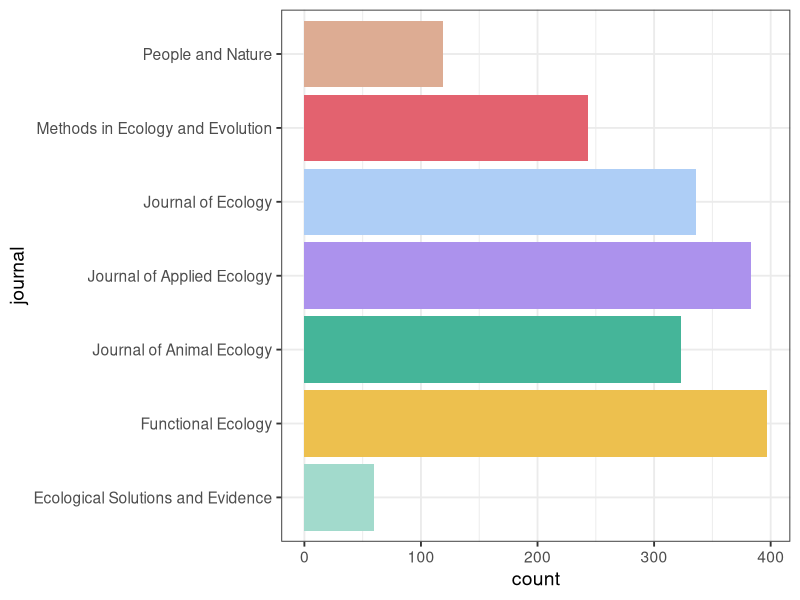
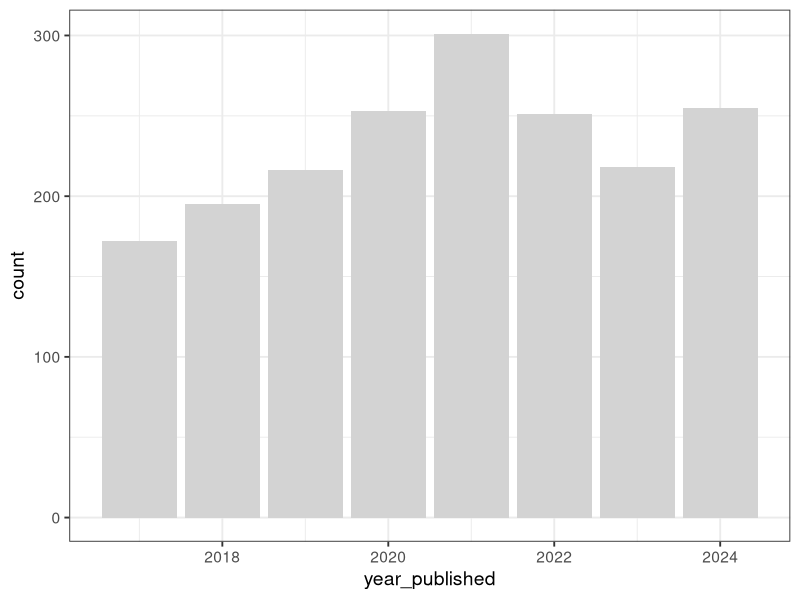
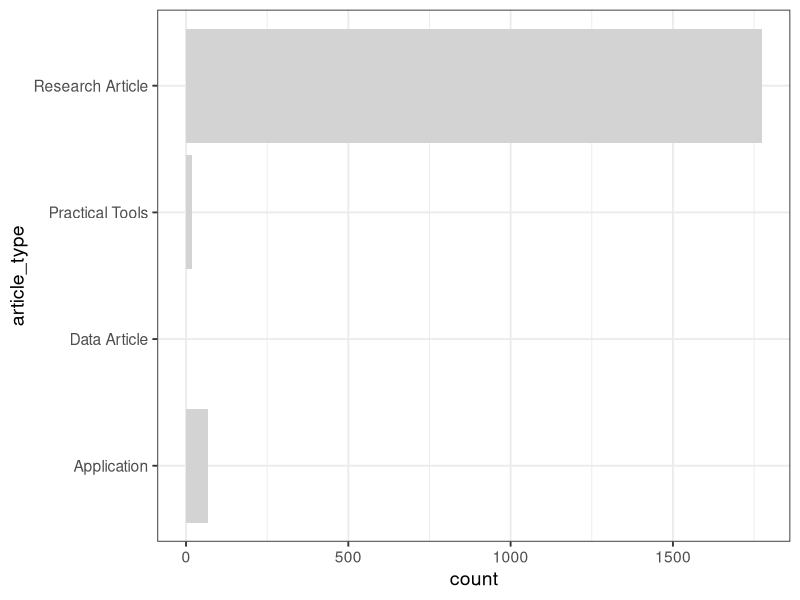
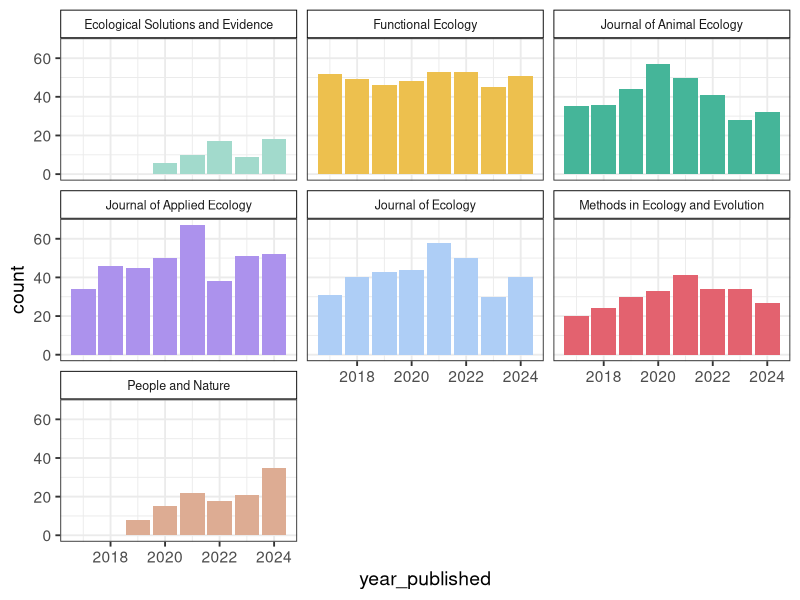
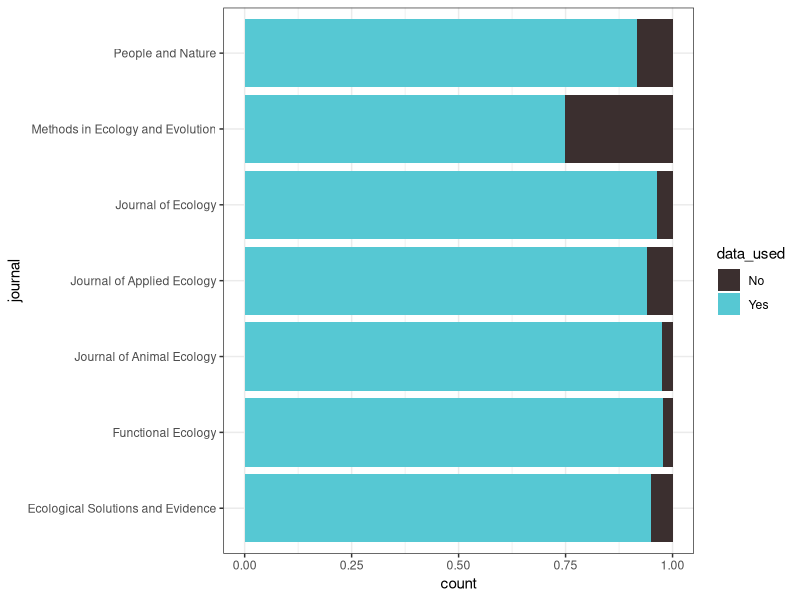
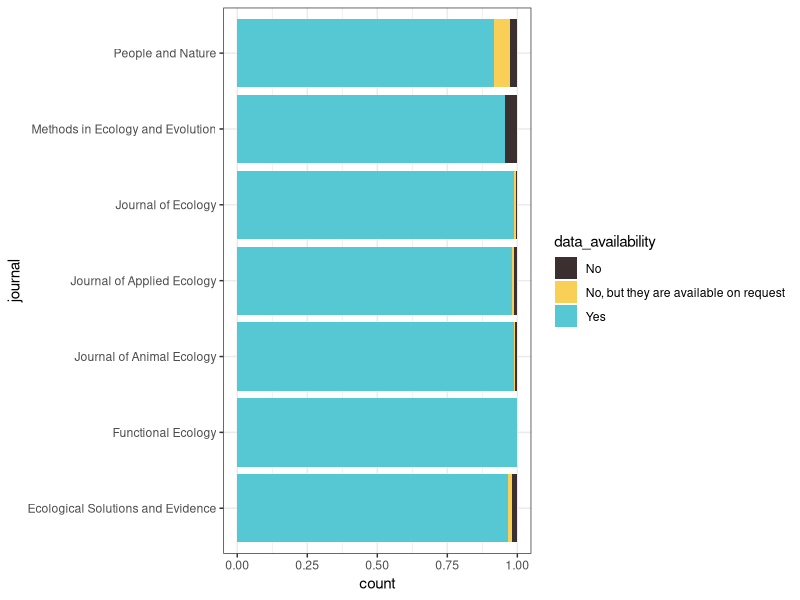
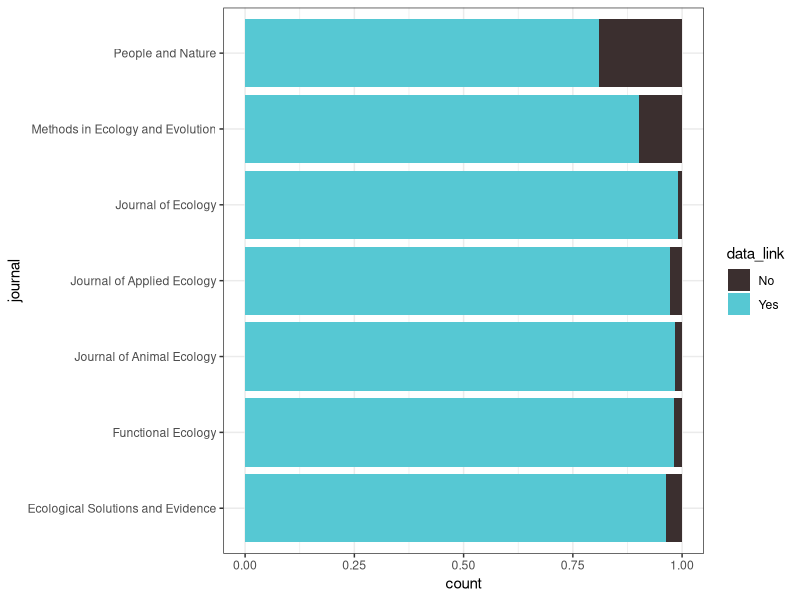
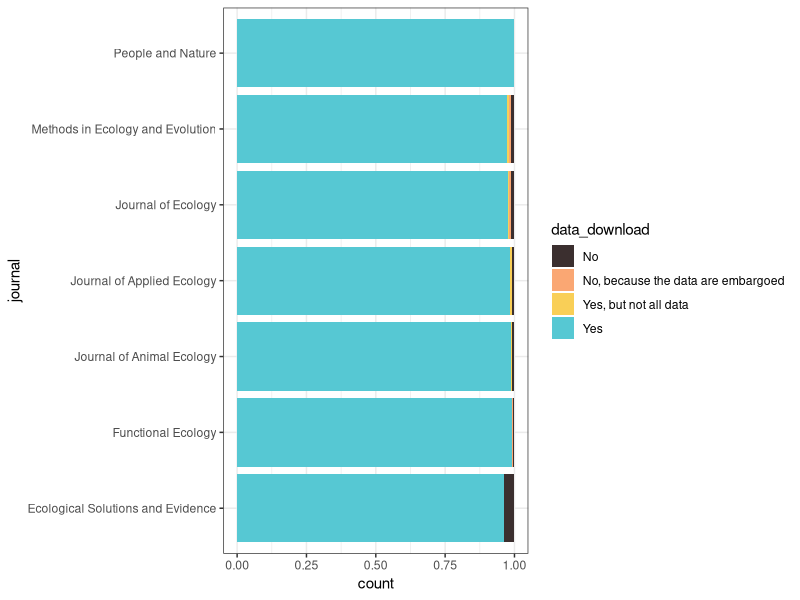

These charts were generated, in order, by the following R code:
## ---- chunk 1
# Load libraries
library(tidyverse)
library(knitr)
library(here)

# Build colour scheme for the journals
journal_cols <- c("#A2DACC", # ESE
                  "#EDC04E", # Functional Ecology
                  "#45B599", # J Applied Ecology
                  "#AC92ED", # J Animal Ecology
                  "#AECEF6", # J Ecology
                  "#e3626f", # MEE
                  "#DDAC93") # People and Nature
## ---- chunk 2
papers <- read_csv(here("data/BES-data-code-hackathon-cleaned_2025-11-16.csv"))
## ---- chunk 3
n_papers <- nrow(distinct(papers, paper_number))
n_papers
## ---- chunk 4
journal_summary <-
  papers %>%
  group_by(journal) %>%
  summarise(count = n())

# Look at results
kable(journal_summary)
## ---- chunk 5
# Quick plot
ggplot(journal_summary, aes(x = journal, y = count, fill = journal)) +
  geom_col() +
  theme_bw(base_size = 14) +
  scale_fill_manual(values = journal_cols) +
  coord_flip() +
  theme(legend.position = "none")
## ---- chunk 6
year_summary <-
  papers %>%
  group_by(year_published) %>%
  summarise(count = n(), precent = count/1861*100)
  

# Look at results
kable(year_summary)
## ---- chunk 7
# Quick plot
ggplot(year_summary, aes(x = year_published, y = count)) +
  geom_col(fill = "lightgrey") +
  theme_bw(base_size = 14)
## ---- chunk 8
article_summary <-
  papers %>%
  group_by(article_type) %>%
  summarise(count = n())

# Look at results
kable(article_summary)
## ---- chunk 9
# Quick plot
ggplot(article_summary, aes(x = article_type, y = count)) +
  geom_col(fill = "lightgrey") +
  theme_bw(base_size = 14) +
  coord_flip()
## ---- chunk 10
paper_summary <-
  papers %>%
  group_by(journal, article_type, year_published) %>%
  summarise(count = n())

# Look at results
kable(paper_summary)
## ---- chunk 11
# Quick plot
ggplot(paper_summary, aes(x = year_published, y = count, fill = journal)) +
  geom_col() +
  theme_bw(base_size = 14) +
  scale_fill_manual(values = journal_cols) +
  theme(legend.position = "none") +
  facet_wrap(~ journal) +
  theme(strip.background = element_rect(colour = "black", fill = "white"), 
        strip.text.x = element_text(size = 9))
## ---- chunk 12
data_by_journal <- 
  papers %>% 
  group_by(journal, data_used)

ggplot(data_by_journal, aes(x = journal, fill = data_used)) + 
  geom_bar(position = "fill") + 
  coord_flip() + 
  scale_fill_manual(values = c("#3b2f2f", "#56c8d3")) +
  theme_bw()
## ---- chunk 13
data_avail_by_journal <- 
  papers %>% 
  filter(data_used == "Yes") %>% 
  select(journal, data_availability)

ggplot(data_avail_by_journal, aes(x = journal, fill = data_availability)) + 
  geom_bar(position = "fill") + 
  scale_fill_manual(values = c("#3b2f2f", "#f9cf57", "#56c8d3")) +
  coord_flip() + 
  theme_bw()
## ---- chunk 14
data_link_by_journal <- 
  papers %>% 
  filter(data_used == "Yes") %>% 
  select(journal, data_link) %>% 
  na.omit()

ggplot(data_link_by_journal, aes(x = journal, fill = data_link)) + 
  geom_bar(position = "fill") + 
  scale_fill_manual(values = c("#3b2f2f", "#56c8d3")) +
  coord_flip() + 
  theme_bw()
## ---- chunk 15
data_download_by_journal <- 
  papers %>% 
  filter(data_used == "Yes") %>% 
  select(journal, data_download) %>% 
  mutate(data_download = factor(data_download, levels = c("No", "No, because the data are embargoed",
                                                          "Yes, but not all data", "Yes" ))) %>%
  na.omit()

ggplot(data_download_by_journal, aes(x = journal, fill = data_download)) + 
  geom_bar(position = "fill") + 
  scale_fill_manual(values = c("#3b2f2f", "#faa773", "#f9cf57", "#56c8d3")) +
  coord_flip() + 
  theme_bw()
## ---- chunk 16
data_open_by_journal <- 
  papers %>% 
  filter(data_used == "Yes") %>% 
  select(journal, data_open) %>% 
  mutate(data_open = factor(data_open, levels = c("No", "Needs specific software or too large",
                                                          "Yes, but not all files", "Yes" ))) %>%
  na.omit()

ggplot(data_open_by_journal, aes(x = journal, fill = data_open)) + 
  geom_bar(position = "fill") + 
  scale_fill_manual(values = c( "#3b2f2f", "#faa773", "#f9cf57", "#56c8d3")) +
  coord_flip() + 
  theme_bw()
## ---- chunk 17
# Top data 10 formats
summary_data_format <- 
  papers %>% 
  filter(data_used == "Yes") %>% 
  select(data_format) %>%
  separate_longer_delim(cols = data_format, delim = ";") %>%
  na.omit() %>%
  group_by(data_format) %>%
  summarise(count = n()) %>% 
  arrange(-count) %>% 
  slice(1:10)

kable(summary_data_format)

## ---- chunk 18
data_archive_by_journal <- 
  papers %>% 
  filter(data_used == "Yes") %>% 
  select(journal, data_archive) %>% 
  na.omit() %>%
  separate_longer_delim(cols = data_archive, delim = ";")

# split by journal
ggplot(data_archive_by_journal, aes(x = journal, fill = data_archive)) + 
  geom_bar(position = "fill") + 
  coord_flip() + 
  theme_bw()

# Without splitting by journal
ggplot(data_archive_by_journal, aes(x = data_archive)) + 
  geom_bar() + 
  coord_flip() + 
  theme_bw()
## ---- chunk 19
data_license_by_journal <- 
  papers %>% 
  filter(data_used == "Yes") %>% 
  select(journal, data_license) %>% 
  mutate(data_license = factor(data_license, levels = c("No", "Unsure", "Yes, but not for all data archived", "Yes"))) %>%
  na.omit() 

ggplot(data_license_by_journal, aes(x = journal, fill = data_license)) + 
  geom_bar(position = "fill") + 
  scale_fill_manual(values = c( "#3b2f2f", "#faa773", "#f9cf57", "#56c8d3")) +
  coord_flip() + 
  theme_bw()
## ---- chunk 20
data_license_type_by_journal <- 
  papers %>% 
  filter(data_used == "Yes" & data_license_type != "No") %>% 
  select(journal, data_license_type) %>% 
  na.omit() 

ggplot(data_license_type_by_journal, aes(x = journal, fill = data_license_type)) + 
  geom_bar(position = "fill") + 
  coord_flip() + 
  theme_bw()
## ---- chunk 21
data_doi_by_journal <- 
  papers %>% 
  filter(data_used == "Yes") %>% 
  select(journal, data_doi) %>% 
  na.omit() 
 
ggplot(data_doi_by_journal, aes(x = journal, fill = data_doi)) + 
  geom_bar(position = "fill") + 
  coord_flip() + 
  theme_bw()
## ---- chunk 22
data_readme_by_journal <- 
  papers %>% 
  filter(data_used == "Yes") %>% 
  select(journal, data_README) %>%
  na.omit()

ggplot(data_readme_by_journal, aes(x = journal, fill = data_README)) + 
  geom_bar(position = "fill") + 
  scale_fill_manual(values = c( "#3b2f2f", "#faa773", "#f9cf57", "#56c8d3")) +
  coord_flip() + 
  theme_bw()
## ---- chunk 23
data_readme_scale_by_journal <- 
  papers %>% 
  filter(data_used == "Yes") %>% 
  select(journal, data_README_scale) %>%
  na.omit()

ggplot(data_readme_scale_by_journal, aes(x = data_README_scale, fill = journal)) + 
  geom_bar() + 
  theme_bw() +
  scale_fill_manual(values = journal_cols) +
  facet_wrap(~journal) +
  theme(legend.position = "none")
## ---- chunk 24
# Average usefulness of README
data_readme_scale_by_journal %>% 
  group_by(journal) %>% 
  summarise(`Average README usefulness` = mean(data_README_scale, na.rm = TRUE)) %>% 
  arrange(-`Average README usefulness`) %>% 
  kable()

## ---- chunk 25
data_completeness_by_journal <- 
  papers %>% 
  filter(data_used == "Yes") %>% 
  select(journal, data_completeness) %>% 
  mutate(data_completeness = factor(data_completeness, levels = c("Unsure", "Low", "Fair", 
                                                                  "High", "Complete"))) %>%
  na.omit() 

ggplot(data_completeness_by_journal, aes(x = journal, fill = data_completeness)) + 
  geom_bar(position = "fill") + 
  coord_flip() + 
  theme_bw()
## ---- chunk 26
code_by_journal <- 
  papers %>% 
  group_by(journal, code_used)

ggplot(code_by_journal, aes(x = journal, fill = code_used)) + 
  geom_bar(position = "fill") + 
  coord_flip() + 
  scale_fill_manual(values = c("#3b2f2f", "yellow", "#56c8d3")) +
  theme_bw()
## ---- chunk 27
code_archived_by_journal <- 
  papers %>% 
  filter(code_used == "Yes") %>%
  select(journal, code_archived) %>%
  na.omit()

ggplot(code_archived_by_journal, aes(x = journal, fill = code_archived)) + 
  geom_bar(position = "fill") + 
  coord_flip() + 
  scale_fill_manual(values = c("#3b2f2f", "#56c8d3")) +
  theme_bw()
## ---- chunk 28
code_avail_by_journal <- 
  papers %>% 
  filter(code_used == "Yes") %>% 
  select(journal, code_availability) %>%
  na.omit()

ggplot(code_avail_by_journal, aes(x = journal, fill = code_availability)) + 
  geom_bar(position = "fill") + 
  scale_fill_manual(values = c("#3b2f2f", "#56c8d3")) +
  coord_flip() + 
  theme_bw()
## ---- chunk 29
code_link_by_journal <- 
  papers %>% 
  filter(code_used == "Yes") %>% 
  select(journal, code_link) %>% 
  na.omit()

ggplot(code_link_by_journal, aes(x = journal, fill = code_link)) + 
  geom_bar(position = "fill") + 
  scale_fill_manual(values = c("#3b2f2f", "#56c8d3")) +
  coord_flip() + 
  theme_bw()
## ---- chunk 30
code_download_by_journal <- 
  papers %>% 
  filter(code_used == "Yes") %>% 
  select(journal, code_download) %>% 
  na.omit()

ggplot(code_download_by_journal, aes(x = journal, fill = code_download)) + 
  geom_bar(position = "fill") + 
  scale_fill_manual(values = c("#3b2f2f", "#56c8d3")) +
  coord_flip() + 
  theme_bw()
## ---- chunk 31
code_open_by_journal <- 
  papers %>% 
  filter(code_used == "Yes") %>% 
  select(journal, code_open) %>%
  na.omit()

ggplot(code_open_by_journal, aes(x = journal, fill = code_open)) + 
  geom_bar(position = "fill") + 
  scale_fill_manual(values = c( "#faa773", "#3b2f2f", "#56c8d3")) +
  coord_flip() + 
  theme_bw()
## ---- chunk 32
code_format_by_journal <- 
  papers %>% 
  filter(code_used == "Yes") %>% 
  select(journal, code_format) %>%
  separate_longer_delim(cols = code_format, delim = ";") %>%
  na.omit()

ggplot(code_format_by_journal, aes(x = journal, fill = code_format)) + 
  geom_bar(position = "fill") + 
  coord_flip() + 
  theme_bw()

## ---- chunk 33
code_archive_by_journal <- 
  papers %>% 
  filter(code_used == "Yes") %>% 
  select(journal, code_archive) %>% 
  na.omit() %>%
  separate_longer_delim(cols = code_archive, delim = ";")

# split by journal
ggplot(code_archive_by_journal, aes(x = journal, fill = code_archive)) + 
  geom_bar(position = "fill") + 
  coord_flip() + 
  theme_bw()
## ---- chunk 34
# Without splitting by journal
ggplot(code_archive_by_journal, aes(x = code_archive)) + 
  geom_bar() + 
  coord_flip() + 
  theme_bw()
## ---- chunk 35
code_license_by_journal <- 
  papers %>% 
  filter(code_used == "Yes") %>% 
  select(journal, code_license) %>% 
  na.omit() 

ggplot(code_license_by_journal, aes(x = journal, fill = code_license)) + 
  geom_bar(position = "fill") + 
  scale_fill_manual(values = c( "#3b2f2f", "#faa773", "#56c8d3")) +
  coord_flip() + 
  theme_bw()
## ---- chunk 36
code_license_type_by_journal <- 
  papers %>% 
  filter(code_used == "Yes" & code_license_type != "No") %>% 
  select(journal, code_license_type) %>% 
  na.omit() 

ggplot(code_license_type_by_journal, aes(x = journal, fill = code_license_type)) + 
  geom_bar(position = "fill") + 
  coord_flip() + 
  theme_bw()
## ---- chunk 37
code_doi_by_journal <- 
  papers %>% 
  filter(code_used == "Yes") %>% 
  select(journal, code_doi) %>% 
  na.omit() 
 
ggplot(code_doi_by_journal, aes(x = journal, fill = code_doi)) + 
  geom_bar(position = "fill") + 
  coord_flip() + 
  theme_bw()
## ---- chunk 38
code_readme_by_journal <- 
  papers %>% 
  filter(code_used == "Yes") %>% 
  select(journal, code_README) %>%
  na.omit()

ggplot(code_readme_by_journal, aes(x = journal, fill = code_README)) + 
  geom_bar(position = "fill") + 
  scale_fill_manual(values = c( "#3b2f2f", "#faa773", "#56c8d3")) +
  coord_flip() + 
  theme_bw()
## ---- chunk 39
code_readme_scale_by_journal <- 
  papers %>% 
  filter(code_used == "Yes") %>% 
  select(journal, code_README_scale) %>%
  na.omit()

ggplot(code_readme_scale_by_journal, aes(x = code_README_scale, fill = journal)) + 
  geom_bar() + 
  theme_bw() +
  scale_fill_manual(values = journal_cols) +
  facet_wrap(~journal) +
  theme(legend.position = "none")
## ---- chunk 40
# Average usefulness of README
code_readme_scale_by_journal %>% 
  group_by(journal) %>% 
  summarise(`Average README usefulness` = mean(code_README_scale, na.rm = TRUE)) %>% 
  arrange(-`Average README usefulness`) %>% 
  kable()

## ---- chunk 41
code_annotation_by_journal <- 
  papers %>% 
  filter(code_used == "Yes") %>% 
  select(journal, code_annotation_scale) %>%
  na.omit()

ggplot(code_annotation_by_journal, aes(x = code_annotation_scale, fill = journal)) + 
  geom_bar() + 
  theme_bw() +
  scale_fill_manual(values = journal_cols) +
  facet_wrap(~journal) +
  theme(legend.position = "none")
## ---- chunk 42
# Average completeness of annotation
code_annotation_by_journal %>% 
  group_by(journal) %>% 
  summarise(`Average annotation` = mean(code_annotation_scale, na.rm = TRUE)) %>% 
  arrange(-`Average annotation`) %>% 
  kable()

## ---- chunk 43
code_CITATION_by_journal <- 
  papers %>% 
  filter(code_used == "Yes") %>% 
  select(journal, code_CITATION) %>%
  na.omit() 

ggplot(code_CITATION_by_journal, aes(x = journal, fill = code_CITATION)) + 
  geom_bar(position = "fill") + 
  scale_fill_manual(values = c( "#3b2f2f", "#faa773", "#56c8d3")) +
  coord_flip() + 
  theme_bw()
## ---- chunk 44
code_manual_by_journal <- 
  papers %>% 
  filter(code_used == "Yes") %>% 
  select(journal, code_vignette) %>%
  na.omit() 

ggplot(code_manual_by_journal, aes(x = journal, fill = code_vignette)) + 
  geom_bar(position = "fill") + 
  scale_fill_manual(values = c( "#3b2f2f", "#faa773", "#56c8d3")) +
  coord_flip() + 
  theme_bw()
## ---- chunk 45
# Top code 10 languages
summary_code_language <- 
  papers %>% 
  filter(code_used == "Yes") %>% 
  select(code_language) %>%
  separate_longer_delim(cols = code_language, delim = ";") %>%
  na.omit() %>%
  group_by(code_language) %>%
  summarise(count = n()) %>% 
  arrange(-count) %>% 
  slice(1:10)

kable(summary_code_language)
